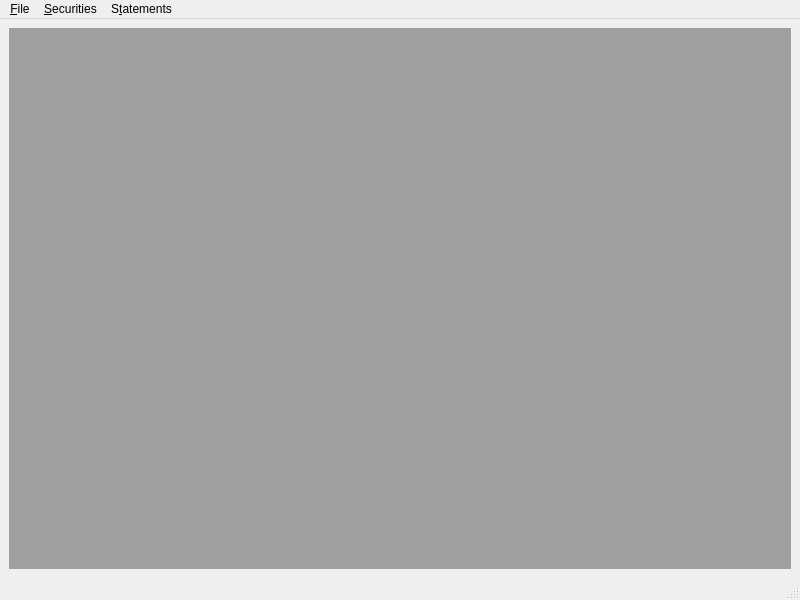
<?xml version="1.0" encoding="UTF-8"?>
<ui version="4.0">
 <class>MainWindow</class>
 <widget class="QMainWindow" name="MainWindow">
  <property name="geometry">
   <rect>
    <x>0</x>
    <y>0</y>
    <width>800</width>
    <height>600</height>
   </rect>
  </property>
  <property name="windowTitle">
   <string>MainWindow</string>
  </property>
  <widget class="QWidget" name="centralwidget">
   <layout class="QHBoxLayout" name="horizontalLayout">
    <item>
     <widget class="QMdiArea" name="mdiArea"/>
    </item>
   </layout>
  </widget>
  <widget class="QMenuBar" name="menubar">
   <property name="geometry">
    <rect>
     <x>0</x>
     <y>0</y>
     <width>800</width>
     <height>22</height>
    </rect>
   </property>
   <widget class="QMenu" name="menuFile">
    <property name="title">
     <string>&amp;File</string>
    </property>
    <addaction name="action_New"/>
    <addaction name="action_Open"/>
    <addaction name="action_Save"/>
   </widget>
   <widget class="QMenu" name="menu_Statements">
    <property name="title">
     <string>S&amp;tatements</string>
    </property>
    <addaction name="action_Import"/>
   </widget>
   <widget class="QMenu" name="menuSecurities">
    <property name="title">
     <string>&amp;Securities</string>
    </property>
    <addaction name="action_Management"/>
   </widget>
   <addaction name="menuFile"/>
   <addaction name="menuSecurities"/>
   <addaction name="menu_Statements"/>
  </widget>
  <widget class="QStatusBar" name="statusbar"/>
  <action name="action_Open">
   <property name="text">
    <string>&amp;Open...</string>
   </property>
  </action>
  <action name="action_New">
   <property name="text">
    <string>&amp;New...</string>
   </property>
  </action>
  <action name="action_Save">
   <property name="text">
    <string>&amp;Save</string>
   </property>
  </action>
  <action name="action_Import">
   <property name="text">
    <string>&amp;Import...</string>
   </property>
  </action>
  <action name="action_Management">
   <property name="text">
    <string>&amp;Management</string>
   </property>
  </action>
 </widget>
 <resources/>
 <connections/>
</ui>
